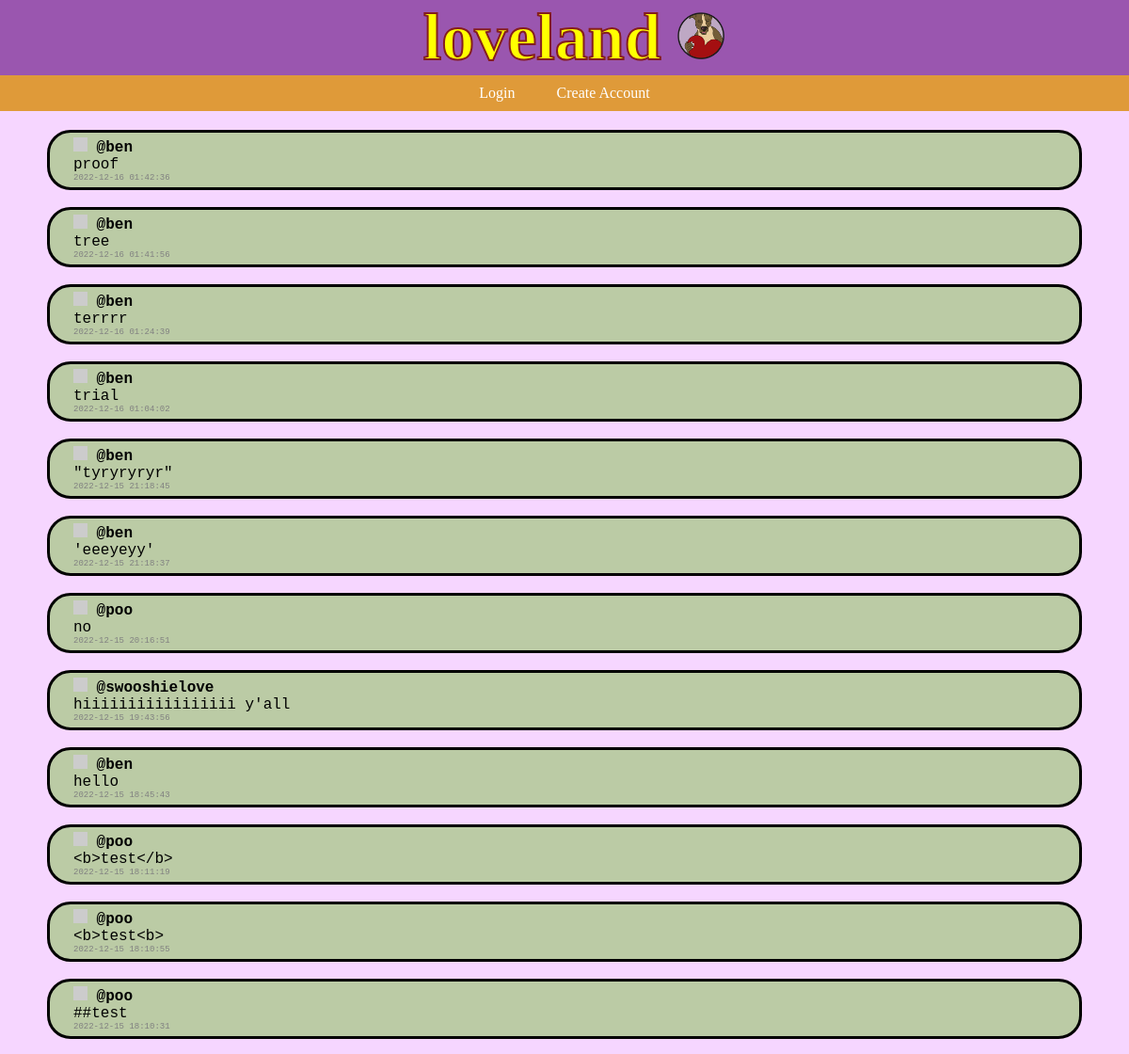
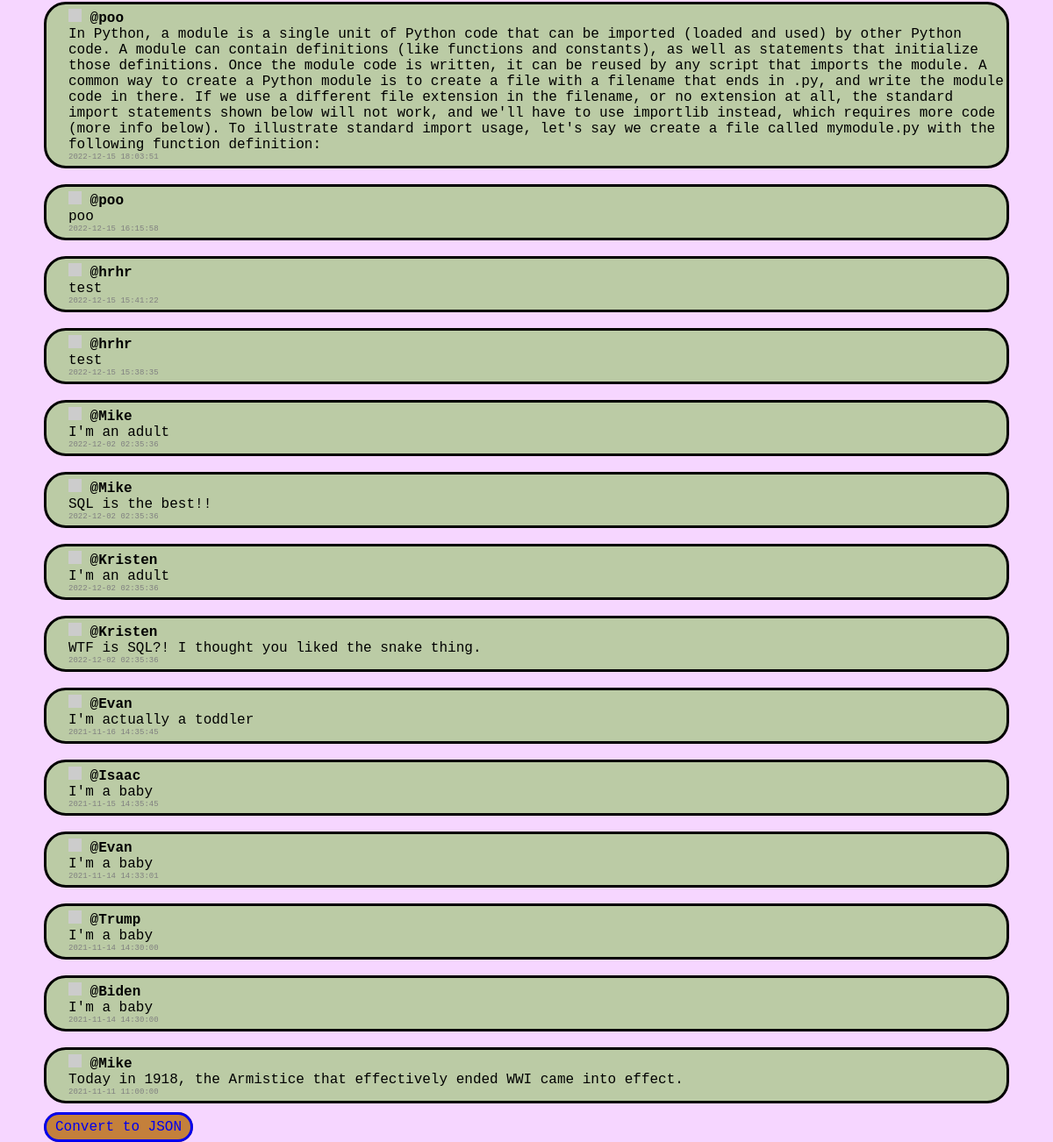
The page /home on the database its author committed (2 pictures, top to bottom).
### tables this page shows
CREATE TABLE users (
    id INTEGER PRIMARY KEY,
    username TEXT NOT NULL UNIQUE,
    password TEXT NOT NULL,
    age INTEGER
);

CREATE TABLE messages (
    id integer primary key,
    sender_id integer not null,
    message text not null,
    created_at timestamp not null default current_timestamp
    );

### project.py (the view)
@app.route('/home', methods=['get', 'post'])
def home():
    global row_users
    con = sqlite3.connect(args.db_file)
    cur = con.cursor()
    cur.execute('''
        SELECT username, password from users where username=? and password=? ;
    ''', (request.cookies.get('username'), request.cookies.get('password')))
    rows = cur.fetchall()
    if len(list(rows))==0:
        login_successful=False
    else:
        login_successful=True
    messages = []
    sql = 'select sender_id, message, created_at from messages order by created_at desc;'
    cur_messages = con.cursor()
    cur_messages.execute(sql)
    for row_messages in cur_messages.fetchall():
        sql='select username, age from users where id=?;'
        cur_users = con.cursor()
        cur_users.execute(sql, [row_messages[0]])
        for row_users in cur_users.fetchall():
            pass
            messages.append({
                'message': row_messages[1],
                'created_at': row_messages[2],
                'username': row_users[0],
                'profpic': 'https://robohash.org/' + row_users[0],
                'age': row_users[1]
                })
    if request.form.get('delete'):
        print('success!!!!!!!!!!!!!!!')
    if login_successful:
        return render_template('home.html',username=request.cookies.get('username'), password=request.cookies.get('password'), messages=messages)
    else:
        return render_template('home.html', messages=messages)

### templates/home.html (shortened to what this page needs)
{% extends 'base.html' %}
{% block content %}
    {% for message in messages %}
    <div class=display-messages>
        <img src="{{message.profpic}}" width="15" height="15">
        <b>@{{message.username}}</b><br>
            {{message.message}} <br>
        <span class=posted>{{message.created_at}}</span>
        <br>
    </div>
    <br>
{% endfor %}
<a class=json href= "/home.json">Convert to JSON</a>
<br>
{% endblock %}

### templates/base.html (shortened to what this page needs)
<html lang='en'>
    <head>
        <link rel="stylesheet" href="static/sitestyle.css">
    </head>
    <body>
      {% if username and password %}
        <h1 class=home2><a class=home href='/home'>loveland</a> <a href='/'><img src=static/doglogo.png  style="width:50px;height:50px;"></a> </h1>
        <ul class=nav>
            {% if username and password %}
            <li><a href='/search_message'>Search</a></li>
            <li><a href='/create_message'>Post</a></li>
            <li><a href='/user'>Settings</a></li>
            <li><a href='/logout'>Logout</a></li>
            {% else %}
            <li><a href='/login'>Login</a></li>
            <li><a href='/create_user'>Create Account</a></li>
            {% endif %}
        </ul>
        {% else %}
        <h1 class=home2><a class=home href='/home'>loveland</a> <a href='/'><img src=static/doglogo.png  style="width:50px;height:50px;"></a> </h1>
        <ul class=nav>
            {% if username and password %}
            <li><a href='/search_message'>Search</a></li>
            <li><a href='/create_message'>Post</a></li>
            <li><a href='/user'>Settings</a></li>
            <li><a href='/logout'>Logout</a></li>
            {% else %}
            <li><a href='/login'>Login</a></li>
            <li><a href='/create_user'>Create Account</a></li>
            {% endif %}
        </ul>
        {% endif %}
        {% block content %}
        {% endblock %}
    </body>
</html>

### static/sitestyle.css (style rules this page uses)
h1.home2 { background-color: rgb(154, 86, 175); font-family: "Impact", fantasy; text-align: center; font-size: 70px; font-stretch: ultra-expanded; padding-left: 20px; margin-bottom: 0px; -webkit-text-stroke: 2px rgb(133, 30, 30); }
body { margin-left: 0px;margin-top: 0px;margin-right: 0px; margin-bottom: 0px; background-color: rgb(246, 214, 255); }
ul.nav { padding-left: 0px; background-color: #df9a39; text-align: center; margin-top: 0px;margin-bottom: 20px;;padding-bottom: 0px;padding-top: 0px; }
ul.nav > li { display: inline-block; padding: 10px 20px; }
ul.nav > li > a { color: white; text-decoration: none; }
a.home { color: yellow; text-decoration: none; }
.display-messages { font-family: "monaco", monospace; border-left: 3px; border-color: rgb(55, 62, 190); border: solid; margin-left: 50px;padding-left: 25px;padding-top: 5px;padding-bottom: 5px;margin-right: 50px; border-radius: 25px; background-color: rgb(187, 203, 165); }
.posted { font-weight: lighter; color: gray; font-size: xx-small; }
a.json { font-family: "monaco", monospace; border-left: 3px; border-color: rgb(55, 62, 190); border: solid; margin-left: 50px;padding-left: 25px;padding-top: 5px;padding-bottom: 5px;margin-right: 50px; border-radius: 25px; background-color: rgb(196, 128, 59); text-decoration: none; padding-left: 10px;padding-right: 10px; margin-bottom: 20px; }

### rows shown on the page
users: username "ben" "ben" "ben" "ben" "ben" "ben" "ben"
messages: message "proof", created_at "2022-12-16 01:42:36"
messages: message "tree", created_at "2022-12-16 01:41:56"
messages: message "terrrr", created_at "2022-12-16 01:24:39"
messages: message "trial", created_at "2022-12-16 01:04:02"
messages: message "\"tyryryryr\"", created_at "2022-12-15 21:18:45"
messages: message "'eeeyeyy'", created_at "2022-12-15 21:18:37"
users: username "poo" "poo" "poo" "poo" "poo" "poo"
messages: message "no", created_at "2022-12-15 20:16:51"
users: username "swooshielove"
messages: message "hiiiiiiiiiiiiiiiii y'all", created_at "2022-12-15 19:43:56"
messages: message "hello", created_at "2022-12-15 18:45:43"
messages: message "<b>test</b>", created_at "2022-12-15 18:11:19"
messages: message "<b>test<b>", created_at "2022-12-15 18:10:55"
messages: message "##test", created_at "2022-12-15 18:10:31"
messages: message "In Python, a module is a single unit of Python code that can be imported (loaded and used) by other Python code. A module can contain definitions (like functions and constants), as well as statements that initialize those definitions. Once the module code is written, it can be reused by any script that imports the module. A common way to create a Python module is to create a file with a filename that ends in .py, and write the module code in there. If we use a different file extension in the filename, or no extension at all, the standard import statements shown below will not work, and we'll have to use importlib instead, which requires more code (more info below). To illustrate standard…", created_at "2022-12-15 18:03:51"
messages: message "poo", created_at "2022-12-15 16:15:58"
users: username "hrhr" "hrhr"
messages: message "test", created_at "2022-12-15 15:41:22"
messages: message "test", created_at "2022-12-15 15:38:35"
users: username "Mike" "Mike" "Mike"
messages: message "I'm an adult", created_at "2022-12-02 02:35:36"
messages: message "SQL is the best!!", created_at "2022-12-02 02:35:36"
users: username "Kristen" "Kristen"
messages: message "I'm an adult", created_at "2022-12-02 02:35:36"
messages: message "WTF is SQL?! I thought you liked the snake thing.", created_at "2022-12-02 02:35:36"
users: username "Evan" "Evan"
messages: message "I'm actually a toddler", created_at "2021-11-16 14:35:45"
users: username "Isaac"
messages: message "I'm a baby", created_at "2021-11-15 14:35:45"
messages: message "I'm a baby", created_at "2021-11-14 14:33:01"
users: username "Trump"
messages: message "I'm a baby", created_at "2021-11-14 14:30:00"
users: username "Biden"
messages: message "I'm a baby", created_at "2021-11-14 14:30:00"
messages: message "Today in 1918, the Armistice that effectively ended WWI came into effect.", created_at "2021-11-11 11:00:00"
